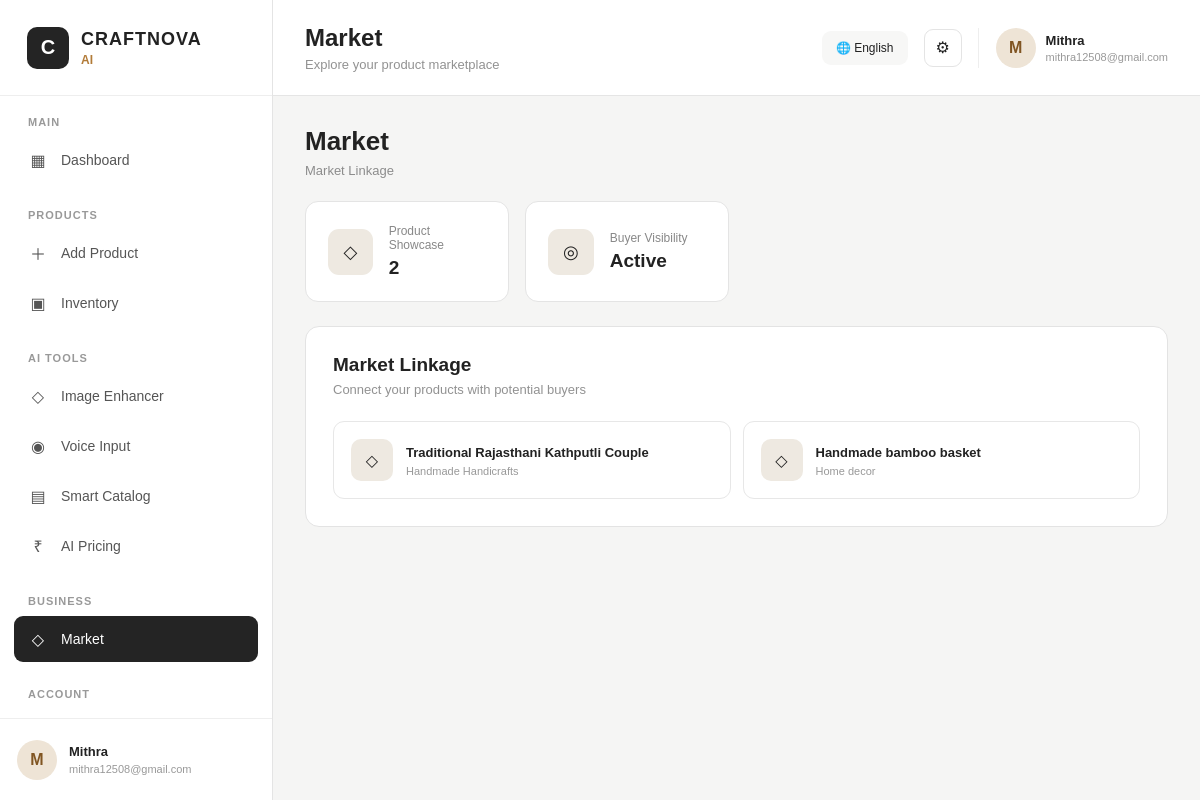
Page /market (signed in) on the committed database.
### tables this page shows
CREATE TABLE users (
            id INTEGER PRIMARY KEY AUTOINCREMENT,
            name TEXT NOT NULL,
            email TEXT UNIQUE NOT NULL,
            password TEXT NOT NULL,
            language TEXT DEFAULT 'English',
            craft_category TEXT,
            business_name TEXT
        );

CREATE TABLE products (
            id INTEGER PRIMARY KEY AUTOINCREMENT,
            user_id INTEGER NOT NULL,
            product_name TEXT NOT NULL,
            category TEXT,
            material TEXT,
            color TEXT,
            size TEXT,
            description TEXT,
            price REAL,
            original_image TEXT,
            enhanced_image TEXT,
            created_at TIMESTAMP DEFAULT CURRENT_TIMESTAMP,
            FOREIGN KEY (user_id) REFERENCES users(id)
        );

### app.py (the view)
@app.route("/market")
def market():
    if "user_id" not in session:
        return redirect(
            url_for("login")
        )
    products = get_products(
        session["user_id"]
    )
    return render_template(
        "market.html",
        products=products,
        active_page="market",
        page_title="Market",
        page_subtitle="Explore your product marketplace"
    )

### app.py (called while the page is built)
@app.context_processor
def inject_global_data():
    language = "English"
    current_user = None
    if "user_id" in session:
        current_user = get_user_by_id(
            session["user_id"]
        )
        if current_user:
            if current_user[4]:
                language = current_user[4]
    def t(text):
        return translate(
            text,
            language
        )
    return {
        "t": t,
        "current_language": language,
        "current_user": current_user
    }

### database/database.py (called while the page is built)
def get_connection():
    return sqlite3.connect(DATABASE_PATH)

def get_user_by_id(user_id):
    connection = get_connection()
    cursor = connection.cursor()
    cursor.execute("""
        SELECT *
        FROM users
        WHERE id = ?
    """, (user_id,))
    user = cursor.fetchone()
    connection.close()
    return user

def get_products(user_id):
    connection = get_connection()
    cursor = connection.cursor()
    cursor.execute("""
        SELECT *
        FROM products
        WHERE user_id = ?
        ORDER BY created_at DESC
    """, (user_id,))
    products = cursor.fetchall()
    connection.close()
    return products

### models/language.py (called while the page is built)
def translate(key, language="English"):
    language = language if language in TRANSLATIONS else "English"
    if key in TRANSLATIONS[language]:
        return TRANSLATIONS[language][key]
    if key in TRANSLATIONS["English"]:
        return TRANSLATIONS["English"][key]
    return key

### templates/market.html
{% extends "base.html" %}
{% block content %}
<div class="module-heading">
    <h1>{{ t("Market") }}</h1>
    <p>{{ t("Market Linkage") }}</p>
</div>
<div class="stats-grid">
    <div class="stat-card">
        <div class="stat-icon">
            ◇
        </div>
        <div class="stat-info">
            <span>{{ t("Product Showcase") }}</span>
            <strong>{{ products|length }}</strong>
        </div>
    </div>
    <div class="stat-card">
        <div class="stat-icon">
            ◎
        </div>
        <div class="stat-info">
            <span>{{ t("Buyer Visibility") }}</span>
            <strong>Active</strong>
        </div>
    </div>
</div>
<div class="module-card">
    <h2>{{ t("Market Linkage") }}</h2>
    <p>
        {{ t("Connect your products with potential buyers") }}
    </p>
    <div class="tool-grid">
        {% for product in products %}
        <div class="tool-card">
            <div class="tool-icon">
                ◇
            </div>
            <div>
                <strong>
                    {{ product[2] }}
                </strong>
                <span>
                    {{ product[3] }}
                </span>
            </div>
        </div>
        {% else %}
        <p>
            {{ t("No products available") }}
        </p>
        {% endfor %}
    </div>
</div>
{% endblock %}

### templates/base.html (shortened to what this page needs)
<!DOCTYPE html>
<html lang="en">
<head>
    <link rel="stylesheet"
          href="{{ url_for('static', filename='css/style.css') }}">
</head>
<body>
<div class="app-shell">
    <aside class="sidebar">
        <div class="brand">
            <div class="brand-logo">
                C
            </div>
            <div>
                <div class="brand-name">
                    CRAFTNOVA
                </div>
                <div class="brand-ai">
                    AI
                </div>
            </div>
        </div>
        <div class="sidebar-scroll">
            <div class="nav-section">
                <div class="nav-title">
                    MAIN
                </div>
                <a href="{{ url_for('dashboard') }}"
                   class="nav-item {% if active_page == 'dashboard' %}active{% endif %}">
                    <span class="nav-icon">▦</span>
                    <span>{{ t("Dashboard") }}</span>
                </a>
            </div>
            <div class="nav-section">
                <div class="nav-title">
                    PRODUCTS
                </div>
                <a href="{{ url_for('add_product_page') }}"
                   class="nav-item {% if active_page == 'add-product' %}active{% endif %}">
                    <span class="nav-icon">＋</span>
                    <span>{{ t("Add Product") }}</span>
                </a>
                <a href="{{ url_for('inventory') }}"
                   class="nav-item {% if active_page == 'inventory' %}active{% endif %}">
                    <span class="nav-icon">▣</span>
                    <span>{{ t("Inventory") }}</span>
                </a>
            </div>
            <div class="nav-section">
                <div class="nav-title">
                    AI TOOLS
                </div>
                <a href="{{ url_for('image_enhancer') }}"
                   class="nav-item {% if active_page == 'image-enhancer' %}active{% endif %}">
                    <span class="nav-icon">◇</span>
                    <span>{{ t("Image Enhancer") }}</span>
                </a>
                <a href="{{ url_for('voice_input') }}"
                   class="nav-item {% if active_page == 'voice-input' %}active{% endif %}">
                    <span class="nav-icon">◉</span>
                    <span>{{ t("Voice Input") }}</span>
                </a>
                <a href="{{ url_for('catalog') }}"
                   class="nav-item {% if active_page == 'catalog' %}active{% endif %}">
                    <span class="nav-icon">▤</span>
                    <span>{{ t("Smart Catalog") }}</span>
                </a>
                <a href="{{ url_for('pricing') }}"
                   class="nav-item {% if active_page == 'pricing' %}active{% endif %}">
                    <span class="nav-icon">₹</span>
                    <span>{{ t("AI Pricing") }}</span>
                </a>
            </div>
            <div class="nav-section">
                <div class="nav-title">
                    BUSINESS
                </div>
                <a href="{{ url_for('market') }}"
                   class="nav-item {% if active_page == 'market' %}active{% endif %}">
                    <span class="nav-icon">◇</span>
                    <span>{{ t("Market") }}</span>
                </a>
            </div>
            <div class="nav-section">
                <div class="nav-title">
                    ACCOUNT
                </div>
                <a href="{{ url_for('settings') }}"
                   class="nav-item {% if active_page == 'settings' %}active{% endif %}">
                </a>
            </div>
        </div>
        {% if current_user %}
        <div class="sidebar-user">
            <div class="avatar">
                {{ current_user[1][0]|upper }}
            </div>
            <div class="sidebar-user-info">
                <strong>
                    {{ current_user[1] }}
                </strong>
                <span>
                    {{ current_user[2] }}
                </span>
            </div>
        </div>
        {% endif %}
    </aside>
    <main class="main-area">
        <header class="topbar">
            <div>
                <h1>
                    {% if page_title %}
                        {{ t(page_title) }}
                    {% else %}
                        {{ t("Dashboard") }}
                    {% endif %}
                </h1>
                <p>
                    {% if page_subtitle %}
                        {{ t(page_subtitle) }}
                    {% else %}
                        Welcome to CRAFTNOVA AI
                    {% endif %}
                </p>
            </div>
            <div class="topbar-right">
                <div class="language-pill">
                    🌐 {{ current_language }}
                </div>
                <a href="{{ url_for('settings') }}"
                   class="settings-button">
                    ⚙
                </a>
                {% if current_user %}
                <div class="top-user">
                    <div class="top-avatar">
                        {{ current_user[1][0]|upper }}
                    </div>
                    <div>
                        <strong>
                            {{ current_user[1] }}
                        </strong>
                        <span>
                            {{ current_user[2] }}
                        </span>
                    </div>
                </div>
                {% endif %}
            </div>
        </header>
        <section class="page-area">
            {% block content %}
            {% endblock %}
        </section>
    </main>
</div>
</body>
</html>

### static/css/style.css (style rules this page uses)
* { box-sizing: border-box; margin: 0; padding: 0; }
body { font-family: Arial, Helvetica, sans-serif; background: #f5f5f4; color: #222; }
a { text-decoration: none; color: inherit; }
.app-shell { display: flex; min-height: 100vh; }
.sidebar { width: 273px; height: 100vh; position: fixed; left: 0; top: 0; background: #ffffff; border-right: 1px solid #e4e4e4; display: flex; flex-direction: column; z-index: 20; }
.brand { height: 96px; display: flex; align-items: center; gap: 12px; padding: 0 27px; border-bottom: 1px solid #eeeeee; }
.brand-logo { width: 42px; height: 42px; border-radius: 10px; background: #242424; color: white; display: flex; justify-content: center; align-items: center; font-size: 20px; font-weight: bold; }
.brand-name { font-size: 18px; font-weight: 800; letter-spacing: 1px; }
.brand-ai { margin-top: 3px; color: #b27b38; font-size: 12px; font-weight: bold; }
.sidebar-scroll { flex: 1; overflow-y: auto; padding: 20px 14px; }
.nav-section { margin-bottom: 26px; }
.nav-title { font-size: 11px; font-weight: 700; color: #999; letter-spacing: 1px; padding: 0 14px; margin-bottom: 9px; }
.nav-item { height: 46px; margin-bottom: 4px; padding: 0 15px; border-radius: 9px; display: flex; align-items: center; gap: 14px; color: #555; font-size: 14px; transition: all .2s ease; }
.nav-item.active { background: #242424; color: #fff; }
.nav-icon { width: 18px; text-align: center; font-size: 16px; }
.sidebar-user { height: 82px; border-top: 1px solid #eeeeee; padding: 15px 17px; display: flex; align-items: center; gap: 12px; }
.avatar, .top-avatar { border-radius: 50%; display: flex; justify-content: center; align-items: center; font-weight: 700; }
.avatar { width: 40px; height: 40px; background: #eee4d6; color: #805522; }
.sidebar-user-info { min-width: 0; display: flex; flex-direction: column; }
.sidebar-user-info strong { font-size: 13px; }
.sidebar-user-info span { margin-top: 4px; color: #999; font-size: 11px; white-space: nowrap; overflow: hidden; text-overflow: ellipsis; }
.main-area { margin-left: 273px; width: calc(100% - 273px); min-height: 100vh; }
.topbar { height: 96px; background: #fff; border-bottom: 1px solid #e5e5e5; padding: 0 32px; display: flex; justify-content: space-between; align-items: center; }
.topbar h1 { font-size: 24px; margin-bottom: 5px; }
.topbar p { color: #929292; font-size: 13px; }
.topbar-right { display: flex; align-items: center; gap: 16px; }
.language-pill { padding: 10px 14px; background: #f7f7f6; border-radius: 9px; font-size: 12px; }
.settings-button { width: 38px; height: 38px; border: 1px solid #e4e4e4; border-radius: 9px; display: flex; align-items: center; justify-content: center; }
.top-user { border-left: 1px solid #eeeeee; padding-left: 17px; display: flex; align-items: center; gap: 10px; }
.top-avatar { width: 40px; height: 40px; background: #eee4d6; color: #805522; }
.top-user div:last-child { display: flex; flex-direction: column; }
.top-user strong { font-size: 13px; }
.top-user span { margin-top: 3px; color: #999; font-size: 11px; }
.page-area { padding: 30px 32px 45px; }
.stats-grid { display: grid; grid-template-columns: repeat(4, 1fr); gap: 16px; margin-bottom: 24px; }
.stat-card { background: #fff; border: 1px solid #e4e4e4; border-radius: 13px; padding: 22px; display: flex; align-items: center; gap: 16px; }
.stat-icon { width: 46px; height: 46px; border-radius: 11px; background: #eee9e1; display: flex; align-items: center; justify-content: center; font-size: 18px; }
.stat-info span { display: block; font-size: 12px; color: #888; margin-bottom: 5px; }
.stat-info strong { font-size: 19px; }
.tool-grid { display: grid; grid-template-columns: 1fr 1fr; gap: 12px; }
.tool-card { border: 1px solid #e7e7e7; border-radius: 11px; padding: 17px; display: flex; align-items: center; gap: 13px; transition: .2s; }
.tool-icon { width: 42px; height: 42px; border-radius: 10px; background: #eee9e1; display: flex; justify-content: center; align-items: center; }
.tool-card strong { font-size: 13px; }
.tool-card span { display: block; color: #999; font-size: 11px; margin-top: 4px; }
.module-heading { margin-bottom: 23px; }
.module-heading h1 { font-size: 26px; margin-bottom: 6px; }
.module-heading p { color: #8c8c8c; font-size: 13px; }
.module-card { background: #fff; border: 1px solid #e3e3e3; border-radius: 14px; padding: 27px; margin-bottom: 22px; }
.module-card h2 { font-size: 19px; margin-bottom: 6px; }
.module-card > p { color: #929292; font-size: 13px; margin-bottom: 24px; }

### rows in the picture
users: name "M", name "Mithra", email "mithra12508@gmail.com", language "English"
products: product_name "Traditional Rajasthani Kathputli Couple", category "Handmade Handicrafts"
products: product_name "Handmade bamboo basket", category "Home decor"

### other values in the picture
{{ t("Dashboard") }} "Dashboard"
{{ t("Add Product") }} "Add Product"
{{ t("Inventory") }} "Inventory"
{{ t("Image Enhancer") }} "Image Enhancer"
{{ t("Voice Input") }} "Voice Input"
{{ t("Smart Catalog") }} "Smart Catalog"
{{ t("AI Pricing") }} "AI Pricing"
{{ t("Market") }} "Market"
{{ t(page_title) }} "Market"
{{ t(page_subtitle) }} "Explore your product marketplace"
{{ t("Market Linkage") }} "Market Linkage"
{{ t("Product Showcase") }} "Product Showcase"
{{ products|length }} "2"
{{ t("Buyer Visibility") }} "Buyer Visibility"
{{ t("Connect your products with potential buyers") }} "Connect your products with potential buyers"
